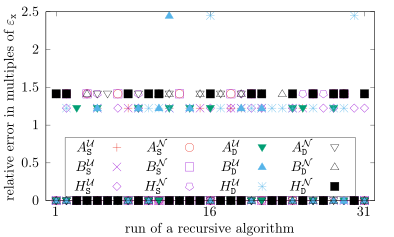

Recreate this plot in gnuplot.
set term cairolatex pdf standalone header "\\usepackage{amsmath,amsfonts}" color font ", 10" size 10cm,6cm
set output "scalar-relerr.tex"

set key bottom center horizontal box spacing 1.75

set xrange [0:32]
set xlabel "run of a recursive algorithm"
set xtics ("1" 1, "16" 16, "31" 31)
set ylabel "relative error in multiples of $\\varepsilon_{\\mathtt{x}}$"

set datafile columnheaders
plot "us.csv" using 1:16 with points title "$A_{\\mathtt{S}}^{\\mathcal{U}}$" pointtype 1 linetype 7, \
     "us.csv" using 1:19 with points title "$B_{\\mathtt{S}}^{\\mathcal{U}}$" pointtype 2 linetype 1, \
     "us.csv" using 1:22 with points title "$H_{\\mathtt{S}}^{\\mathcal{U}}$" pointtype 12 linetype 1, \
     "ns.csv" using 1:16 with points title "$A_{\\mathtt{S}}^{\\mathcal{N}}$" pointtype 6 linetype 7, \
     "ns.csv" using 1:19 with points title "$B_{\\mathtt{S}}^{\\mathcal{N}}$" pointtype 4 linetype 1, \
     "ns.csv" using 1:22 with points title "$H_{\\mathtt{S}}^{\\mathcal{N}}$" pointtype 14 linetype 1, \
     "ud.csv" using 1:16 with points title "$A_{\\mathtt{D}}^{\\mathcal{U}}$" pointtype 11 linetype 2, \
     "ud.csv" using 1:19 with points title "$B_{\\mathtt{D}}^{\\mathcal{U}}$" pointtype 9 linetype 3, \
     "ud.csv" using 1:22 with points title "$H_{\\mathtt{D}}^{\\mathcal{U}}$" pointtype 3 linetype 3, \
     "nd.csv" using 1:16 with points title "$A_{\\mathtt{D}}^{\\mathcal{N}}$" pointtype 10 linetype 0, \
     "nd.csv" using 1:19 with points title "$B_{\\mathtt{D}}^{\\mathcal{N}}$" pointtype 8 linetype 0, \
     "nd.csv" using 1:22 with points title "$H_{\\mathtt{D}}^{\\mathcal{N}}$" pointtype 5 linetype 0
